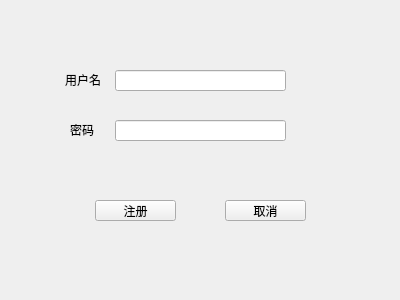
<?xml version="1.0" encoding="UTF-8"?>
<ui version="4.0">
 <class>Login_on</class>
 <widget class="QWidget" name="Login_on">
  <property name="geometry">
   <rect>
    <x>0</x>
    <y>0</y>
    <width>400</width>
    <height>300</height>
   </rect>
  </property>
  <property name="windowTitle">
   <string>Form</string>
  </property>
  <widget class="QPushButton" name="undo_button">
   <property name="geometry">
    <rect>
     <x>225</x>
     <y>200</y>
     <width>81</width>
     <height>21</height>
    </rect>
   </property>
   <property name="text">
    <string>取消</string>
   </property>
  </widget>
  <widget class="QLineEdit" name="user_text">
   <property name="geometry">
    <rect>
     <x>115</x>
     <y>70</y>
     <width>171</width>
     <height>21</height>
    </rect>
   </property>
  </widget>
  <widget class="QPushButton" name="login_on_button">
   <property name="geometry">
    <rect>
     <x>95</x>
     <y>200</y>
     <width>81</width>
     <height>21</height>
    </rect>
   </property>
   <property name="text">
    <string>注册</string>
   </property>
  </widget>
  <widget class="QLineEdit" name="password_text">
   <property name="geometry">
    <rect>
     <x>115</x>
     <y>120</y>
     <width>171</width>
     <height>21</height>
    </rect>
   </property>
  </widget>
  <widget class="QLabel" name="statu_label">
   <property name="geometry">
    <rect>
     <x>125</x>
     <y>160</y>
     <width>151</width>
     <height>20</height>
    </rect>
   </property>
   <property name="text">
    <string/>
   </property>
  </widget>
  <widget class="QLabel" name="user_label">
   <property name="geometry">
    <rect>
     <x>65</x>
     <y>70</y>
     <width>41</width>
     <height>20</height>
    </rect>
   </property>
   <property name="text">
    <string>用户名</string>
   </property>
  </widget>
  <widget class="QLabel" name="password_label">
   <property name="geometry">
    <rect>
     <x>70</x>
     <y>120</y>
     <width>31</width>
     <height>20</height>
    </rect>
   </property>
   <property name="text">
    <string>密码</string>
   </property>
  </widget>
 </widget>
 <resources/>
 <connections/>
</ui>
